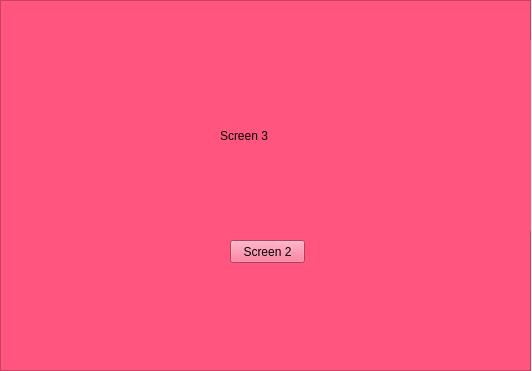
<?xml version="1.0" encoding="UTF-8"?>
<ui version="4.0">
 <class>Form</class>
 <widget class="QWidget" name="Form">
  <property name="geometry">
   <rect>
    <x>0</x>
    <y>0</y>
    <width>532</width>
    <height>371</height>
   </rect>
  </property>
  <property name="windowTitle">
   <string>Form</string>
  </property>
  <widget class="QFrame" name="frame">
   <property name="geometry">
    <rect>
     <x>0</x>
     <y>0</y>
     <width>531</width>
     <height>371</height>
    </rect>
   </property>
   <property name="styleSheet">
    <string notr="true">background-color: rgb(255, 85, 127);</string>
   </property>
   <property name="frameShape">
    <enum>QFrame::StyledPanel</enum>
   </property>
   <property name="frameShadow">
    <enum>QFrame::Raised</enum>
   </property>
   <widget class="QLabel" name="label">
    <property name="geometry">
     <rect>
      <x>220</x>
      <y>40</y>
      <width>321</width>
      <height>191</height>
     </rect>
    </property>
    <property name="text">
     <string>Screen 3</string>
    </property>
   </widget>
   <widget class="QPushButton" name="btn2">
    <property name="geometry">
     <rect>
      <x>230</x>
      <y>240</y>
      <width>75</width>
      <height>23</height>
     </rect>
    </property>
    <property name="text">
     <string>Screen 2</string>
    </property>
   </widget>
  </widget>
 </widget>
 <resources/>
 <connections/>
</ui>
